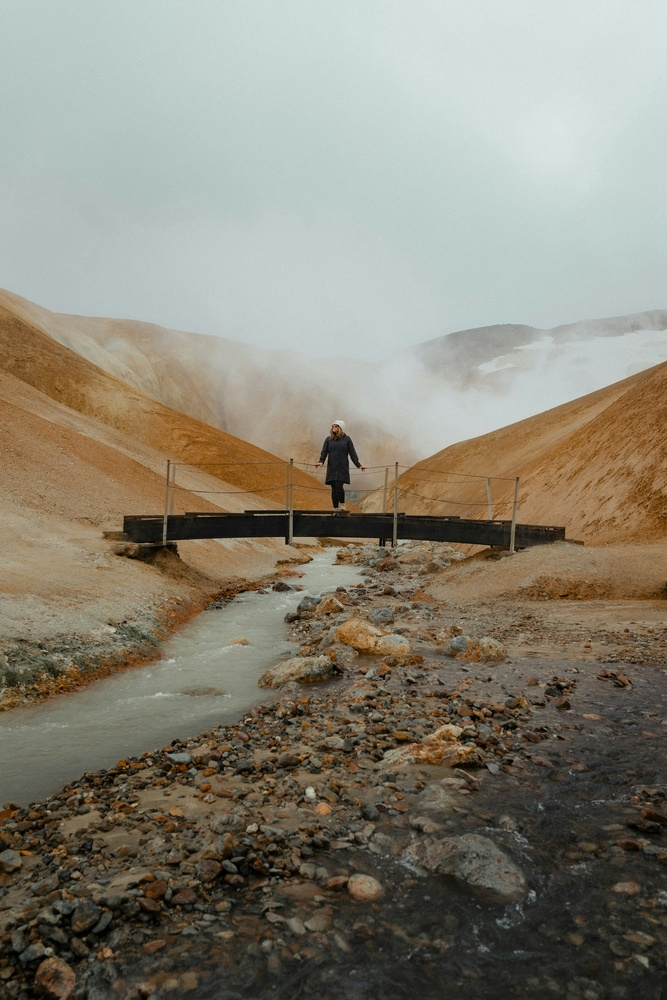
#> input picture lab2/picture.jpg, 667 x 1000 px, shrunk from 2400 x 3600 before the run
$ python main.py
#> lines starting #> are read from the running program, lines starting #| are printed output that depends on the picture
import sys
from PIL import Image
import numpy as np
import matplotlib.pyplot as plt
import math

def load_image(file_name: str):
    try:
        image = Image.open(file_name)
        width, height = image.size
        pixels = np.array(image)
        return pixels, width, height
    except Exception as e:
        print(f"Error loading image: {e}")
        sys.exit(1)

def save_image(pixels, file_name: str):
    image = Image.fromarray(pixels.astype('uint8'))
    image.save(file_name)

def show_image(pixels):
    plt.imshow(pixels)
    plt.show()

def gradient_from_center(width, height):
    center_x, center_y = width // 2, height // 2
    max_distance = math.sqrt(center_x**2 + center_y**2)
    mask = np.zeros((height, width))

    for y in range(height):
        for x in range(width):
            distance = math.sqrt((x - center_x) ** 2 + (y - center_y) ** 2)
            mask[y, x] = distance / max_distance
    return mask

# [9 lines left out: function gradient_diagonal, not called in this run]

def gradient_toward_center(width, height):
    mask = gradient_from_center(width, height)
    return 1 - mask

def apply_grayscale_with_gradient(pixels, mask):
    gray_pixels = np.zeros_like(pixels)
    for y in range(pixels.shape[0]):
        for x in range(pixels.shape[1]):
            r, g, b = pixels[y, x]
            gray = int((r + g + b) / 3)
            intensity = int(gray * mask[y, x])
            gray_pixels[y, x] = [intensity, intensity, intensity]
    return gray_pixels

# [34 lines left out: functions apply_sepia_with_gradient, apply_negative_with_gradient, apply_brightness_with_gradient, not called in this run]

def main():
    print("Welcome to the Image Color Correction CLI!")
    file_name = input("Enter the file name of the image you want to edit: ").strip()
#> the answer given: picture.jpg

    pixels, width, height = load_image(file_name)
#> in load_image, image is the input picture: PIL image 667x1000 RGB; mean R, G, B 136.1, 132, 118.7
#> width = 667; height = 1000

    print("\nSelect a transformation type:")
    print("1 - Grayscale")
    print("2 - Sepia")
    print("3 - Negative")
    print("4 - Brightness")
    transform_choice = int(input("Enter the number corresponding to your choice: ").strip())
#> the answer given: 1

    print("\nSelect a gradient type:")
    print("1 - From the center")
    print("2 - Diagonal (top-left to bottom-right)")
    print("3 - Toward the center")
    gradient_choice = int(input("Enter the number corresponding to your gradient choice: ").strip())
#> the answer given: 1

    if gradient_choice == 1:
        mask = gradient_from_center(width, height)
#> in gradient_from_center, `center_x, center_y = width // 2, height // 2`: center_x = 333; center_y = 500
#> in gradient_from_center, `max_distance = math.sqrt(center_x**2 + center_y**2)`: max_distance = 600.7
#> after the loop in gradient_from_center, `for y in range(height):`:
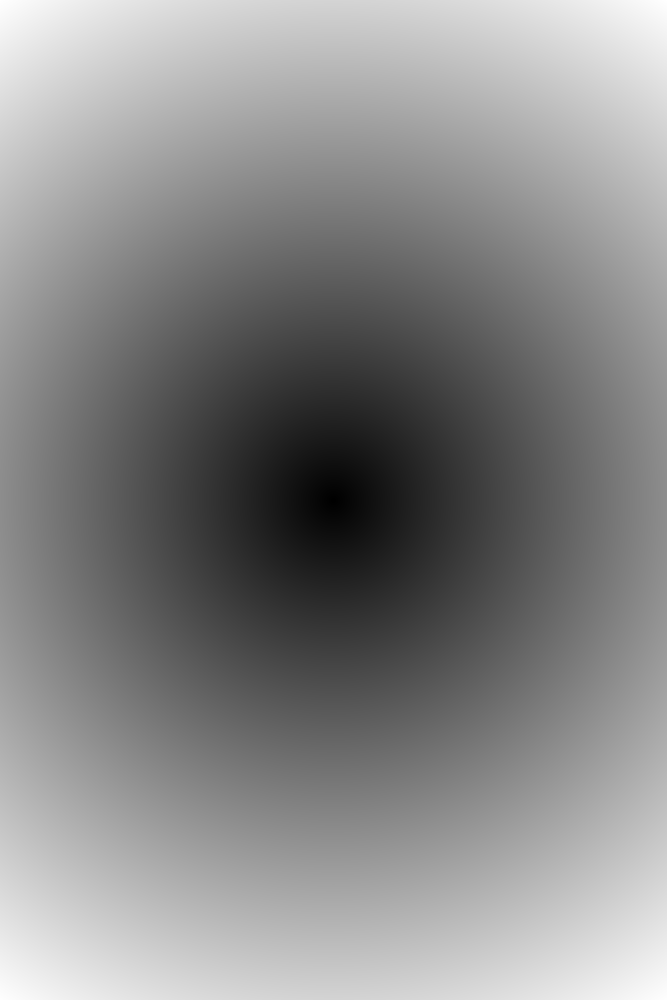
#> mask: shape (1000, 667) float64; min 0, max 1, mean 0.537
    elif gradient_choice == 2:
        mask = gradient_diagonal(width, height)
    elif gradient_choice == 3:
        mask = gradient_toward_center(width, height)
    else:
        print("Invalid gradient choice!")
        sys.exit(1)

    if transform_choice == 1:
        print("\nApplying Grayscale transformation...")
        result_pixels = apply_grayscale_with_gradient(pixels, mask)
#> after the loop in apply_grayscale_with_gradient, `for y in range(pixels.shape[0]):`:
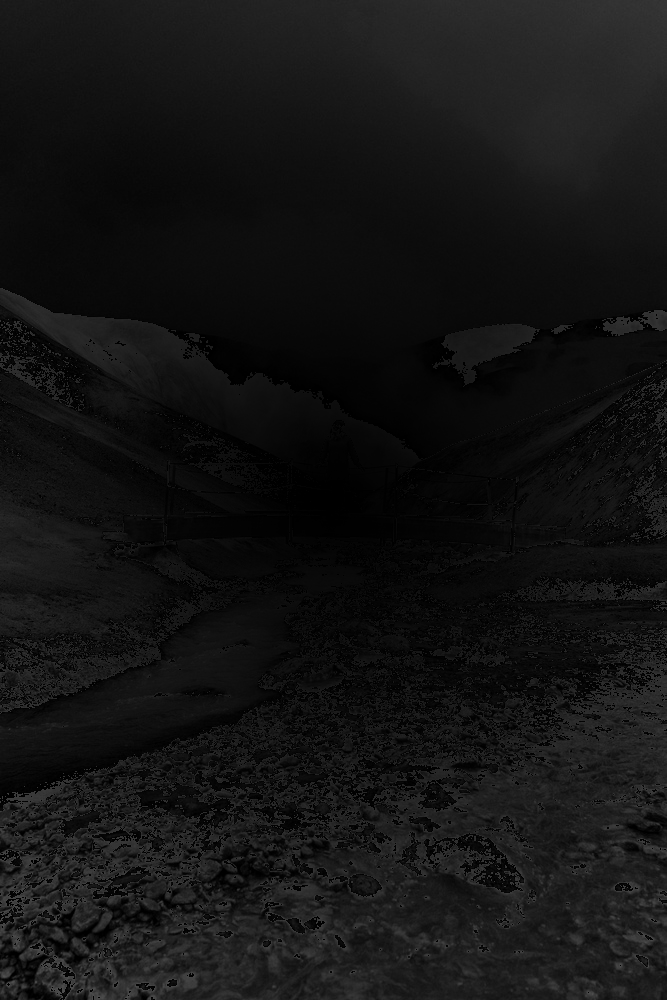
#> gray_pixels: shape (1000, 667, 3); min 0, max 82, mean 19.5
    elif transform_choice == 2:
        depth = int(input("Enter sepia depth (recommended range: 20-50): ").strip())
        print("\nApplying Sepia transformation...")
        result_pixels = apply_sepia_with_gradient(pixels, mask, depth)
    elif transform_choice == 3:
        print("\nApplying Negative transformation...")
        result_pixels = apply_negative_with_gradient(pixels, mask)
    elif transform_choice == 4:
        brightness_factor = float(input("Enter brightness factor (-1 to 1): ").strip())
        print("\nApplying Brightness transformation...")
        result_pixels = apply_brightness_with_gradient(pixels, mask, brightness_factor)
    else:
        print("Invalid transformation choice!")
        sys.exit(1)

    print("\nDisplaying the result...")
    show_image(result_pixels)

    output_file = input("Enter the file name to save the output image: ").strip()
#> the answer given: out.png
    save_image(result_pixels, output_file)
    print(f"\nImage saved as {output_file}!")

if __name__ == "__main__":
    main()
